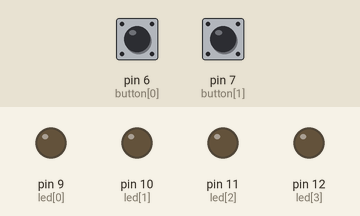
This sketch was run on a simulated Arduino Uno, built with avr-gcc and run on an emulated ATmega328P. On the bench: output pins drawn as LEDs (lit = HIGH). Dashed ring = blinking. The test bench sets the inputs (shaded band); at power-on: pin 6 (button[0]) HIGH, pin 7 (button[1]) HIGH.

Above: at 1.2 s.
1.3 s: pin 6 (button[0]) pulled LOW for 0.15 s
At 1.7 s:
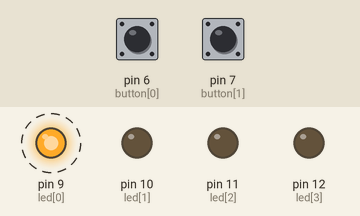
At 3.1 s:
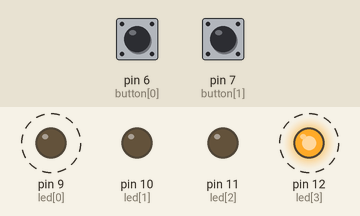
4.3 s: pin 7 (button[1]) pulled LOW for 3.2 s
9.0 s: pin 6 (button[0]) pulled LOW for 1 s
At 10.3 s:
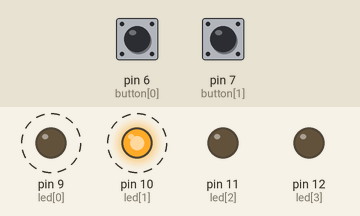
Timing chart, 0 to 18.4 s (numbered marks = the images above; inputs shaded):
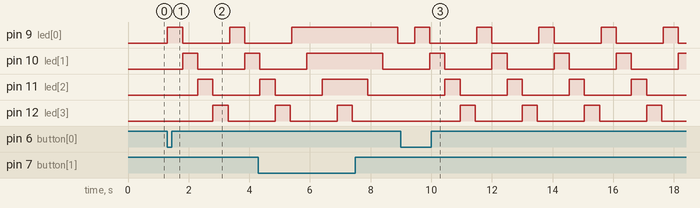

Measured:
- after the input at 1.3 s, pin 9 (led[0]): alternates HIGH for 0.50 s and LOW for 1.6 s, starting at once; pin 10 (led[1]): LOW → HIGH after 0.50 s, → LOW 0.50 s later, → HIGH 1.6 s later; pin 11 (led[2]): LOW → HIGH after 1.0 s, → LOW 0.50 s later; pin 12 (led[3]): LOW → HIGH after 1.5 s, → LOW 0.50 s later
- after the input at 9.0 s, pin 9 (led[0]): alternates HIGH for 0.50 s and LOW for 1.6 s, starting after 0.95 s; pin 10 (led[1]): alternates HIGH for 0.50 s and LOW for 1.6 s, starting after 1.5 s

The sketch:

Cau_2c.ino
```cpp
int led[] = {9, 10, 11, 12};
int button[] = {6, 7};
int mode = 0;  // 0: Không chạy, 1: Xoay vòng, 2: Tăng giảm

void setup() {
  Serial.begin(9600);
  for (int i = 0; i < 4; i++) {
    pinMode(led[i], OUTPUT);
  }

  for (int i = 0; i < 2; i++) {
    pinMode(button[i], INPUT_PULLUP);  // Dùng pull-up để tránh nhiễu
  }
}

void xoay_vong() {
  for (int i = 0; i < 4; i++) {
    digitalWrite(led[i], HIGH);
    delay(500);
    digitalWrite(led[i], LOW);
  }
}

void tang_giam() {
  for (int i = 0; i < 4; i++) {
    digitalWrite(led[i], HIGH);
    delay(500);
  }

  for (int i = 3; i >= 0; i--) {
    digitalWrite(led[i], LOW);
    delay(500);
  }
}

void loop() {
  int value1 = digitalRead(button[0]);  // Đọc trạng thái nút 6
  int value2 = digitalRead(button[1]);  // Đọc trạng thái nút 7

  if (value1 == LOW) {
    mode = 1;  // Chạy kiểu xoay vòng
  }
  else if (value2 == LOW) {
    mode = 2;  // Chạy kiểu tăng giảm
  }

  // Chạy LED theo mode hiện tại
  if (mode == 1) {
    xoay_vong();
  }
  else if (mode == 2) {
    tang_giam();
  }

  value1 = digitalRead(button[0]);  // Đọc trạng thái nút 6
  value2 = digitalRead(button[1]);  // Đọc trạng thái nút 7

  delay(50);
}
```
